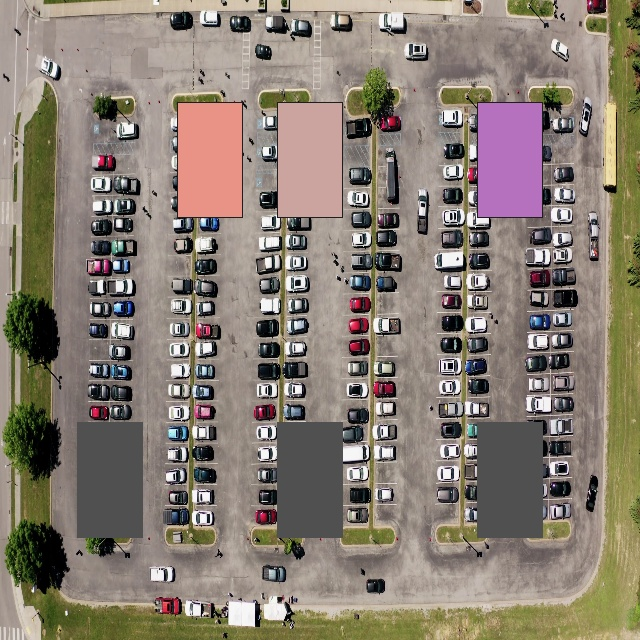
#> input picture data/parking_dataset/images/train/parking_sample_001.jpg, 640 x 640 px; its folder holds 4 pictures in this run
$ python data_augmentation.py
#> lines starting #> are read from the running program, lines starting #| are printed output that depends on the picture
"""
Data Augmentation Script
Expands parking dataset with transformations to improve model generalization
"""

import os
import cv2
import numpy as np
from pathlib import Path
from typing import Tuple
import shutil


class DataAugmenter:
    def __init__(self, output_dir: str = "data/parking_dataset_augmented"):
        self.output_dir = output_dir
        os.makedirs(output_dir, exist_ok=True)

    def read_yolo_annotation(self, label_file: str) -> list:
        """Read YOLO format annotations"""
        annotations = []
        if os.path.exists(label_file):
            with open(label_file, 'r') as f:
                for line in f:
                    parts = line.strip().split()
                    if len(parts) == 5:
                        annotations.append([float(x) for x in parts])
        return annotations

    def write_yolo_annotation(self, label_file: str, annotations: list):
        """Write YOLO format annotations"""
        os.makedirs(os.path.dirname(label_file), exist_ok=True)
        with open(label_file, 'w') as f:
            for ann in annotations:
                f.write(f"{int(ann[0])} {ann[1]:.6f} {ann[2]:.6f} {ann[3]:.6f} {ann[4]:.6f}\n")

    def augment_brightness(self, img: np.ndarray, factor: float = 0.7) -> np.ndarray:
        """Adjust brightness"""
        hsv = cv2.cvtColor(img, cv2.COLOR_BGR2HSV).astype(np.float32)
        hsv[:, :, 2] = hsv[:, :, 2] * factor
        hsv[:, :, 2] = np.clip(hsv[:, :, 2], 0, 255)
        return cv2.cvtColor(hsv.astype(np.uint8), cv2.COLOR_HSV2BGR)

    def augment_contrast(self, img: np.ndarray, factor: float = 1.3) -> np.ndarray:
        """Adjust contrast"""
        lab = cv2.cvtColor(img, cv2.COLOR_BGR2LAB).astype(np.float32)
        lab[:, :, 0] = np.clip(lab[:, :, 0] * factor, 0, 255)
        return cv2.cvtColor(lab.astype(np.uint8), cv2.COLOR_LAB2BGR)

    def augment_rotation(self, img: np.ndarray, annotations: list, angle: float = 15) -> Tuple[np.ndarray, list]:
        """Rotate image and adjust bounding boxes"""
        h, w = img.shape[:2]
        center = (w / 2, h / 2)
        matrix = cv2.getRotationMatrix2D(center, angle, 1.0)
        rotated = cv2.warpAffine(img, matrix, (w, h))

        # Transform annotations (simplified - keep same for small rotations)
        return rotated, annotations

    def augment_flip(self, img: np.ndarray, annotations: list, direction: str = "h") -> Tuple[np.ndarray, list]:
        """Flip image horizontally or vertically"""
        if direction == "h":
            flipped = cv2.flip(img, 1)  # Horizontal flip
            # Adjust x coordinates
            new_annotations = []
            for ann in annotations:
                new_ann = ann.copy()
                new_ann[1] = 1.0 - ann[1]  # Mirror x_center
                new_annotations.append(new_ann)
        else:
            flipped = cv2.flip(img, 0)  # Vertical flip
            new_annotations = []
            for ann in annotations:
                new_ann = ann.copy()
                new_ann[2] = 1.0 - ann[2]  # Mirror y_center
                new_annotations.append(new_ann)

        return flipped, new_annotations

    def augment_blur(self, img: np.ndarray, kernel_size: int = 5) -> np.ndarray:
        """Add Gaussian blur"""
        return cv2.GaussianBlur(img, (kernel_size, kernel_size), 0)

    def augment_noise(self, img: np.ndarray, noise_level: float = 0.05) -> np.ndarray:
        """Add Gaussian noise"""
        noise = np.random.normal(0, noise_level * 255, img.shape).astype(np.uint8)
        return cv2.add(img, noise)

    def augment_hsv(self, img: np.ndarray, h_shift: int = 15, s_factor: float = 0.7, v_factor: float = 0.8) -> np.ndarray:
        """Adjust HSV values"""
        hsv = cv2.cvtColor(img, cv2.COLOR_BGR2HSV).astype(np.float32)

        # Hue rotation
        hsv[:, :, 0] = (hsv[:, :, 0] + h_shift) % 180

        # Saturation
        hsv[:, :, 1] = np.clip(hsv[:, :, 1] * s_factor, 0, 255)

        # Value
        hsv[:, :, 2] = np.clip(hsv[:, :, 2] * v_factor, 0, 255)

        return cv2.cvtColor(hsv.astype(np.uint8), cv2.COLOR_HSV2BGR)

    def augment_dataset(self, source_dir: str = "data/parking_dataset", augmentations_per_image: int = 5):
        """Apply multiple augmentations to expand dataset"""
#> called with source_dir = 'data/parking_dataset', augmentations_per_image = 5

        # Copy original structure
        train_img_src = os.path.join(source_dir, "images", "train")
        train_label_src = os.path.join(source_dir, "labels", "train")
        val_img_src = os.path.join(source_dir, "images", "val")
        val_label_src = os.path.join(source_dir, "labels", "val")

        train_img_dst = os.path.join(self.output_dir, "images", "train")
        train_label_dst = os.path.join(self.output_dir, "labels", "train")
        val_img_dst = os.path.join(self.output_dir, "images", "val")
        val_label_dst = os.path.join(self.output_dir, "labels", "val")

        os.makedirs(train_img_dst, exist_ok=True)
        os.makedirs(train_label_dst, exist_ok=True)
        os.makedirs(val_img_dst, exist_ok=True)
        os.makedirs(val_label_dst, exist_ok=True)

        # Copy original validation data (don't augment)
        print("[INFO] Copying validation dataset...")
        for file in os.listdir(val_img_src):
            if file.lower().endswith(('.jpg', '.png')):
                shutil.copy(os.path.join(val_img_src, file), os.path.join(val_img_dst, file))
                label_file = file.rsplit('.', 1)[0] + '.txt'
                shutil.copy(
                    os.path.join(val_label_src, label_file),
                    os.path.join(val_label_dst, label_file)
                )

        # Augment training data
        print("[INFO] Augmenting training dataset...")
        image_files = [f for f in os.listdir(train_img_src) if f.lower().endswith(('.jpg', '.png'))]

        total_images = len(image_files)
        counter = 0

        for image_file in image_files:
            image_path = os.path.join(train_img_src, image_file)
            label_file = image_file.rsplit('.', 1)[0] + '.txt'
            label_path = os.path.join(train_label_src, label_file)

            img = cv2.imread(image_path)
#> img is the input picture: shape (640, 640, 3); mean B, G, R 114.5, 126.1, 136.7
            if img is None:
                continue

            annotations = self.read_yolo_annotation(label_path)
            file_base = image_file.rsplit('.', 1)[0]
            ext = image_file.rsplit('.', 1)[1]

            # Save original
            cv2.imwrite(os.path.join(train_img_dst, image_file), img)
            self.write_yolo_annotation(os.path.join(train_label_dst, label_file), annotations)

            # Apply augmentations
            augmentation_ops = [
                ("brightness_down", lambda im: self.augment_brightness(im, 0.7), annotations),
                ("brightness_up", lambda im: self.augment_brightness(im, 1.3), annotations),
                ("contrast_up", lambda im: self.augment_contrast(im, 1.3), annotations),
                ("blur", lambda im: self.augment_blur(im), annotations),
                ("noise", lambda im: self.augment_noise(im), annotations),
                ("hsv_shift", lambda im: self.augment_hsv(im), annotations),
                ("flip_h", lambda im: self.augment_flip(im, annotations, "h")[0],
                 self.augment_flip(img, annotations, "h")[1]),
                ("flip_v", lambda im: self.augment_flip(im, annotations, "v")[0],
                 self.augment_flip(img, annotations, "v")[1]),
            ]
#> in augment_flip, `flipped = cv2.flip(img, 1)`:
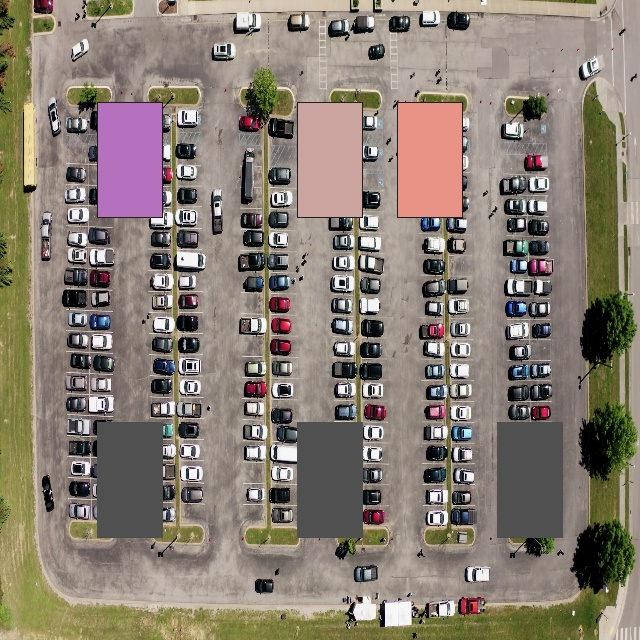
#> flipped: shape (640, 640, 3); mean B, G, R 114.5, 126.1, 136.7
#> call 2 of augment_flip, with direction = 'v'
#> in augment_flip (call 2), `flipped = cv2.flip(img, 0)`:
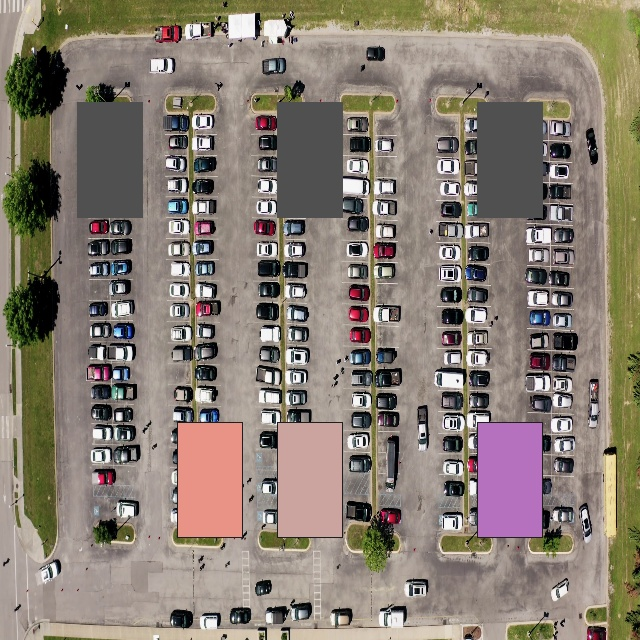
#> flipped: shape (640, 640, 3); mean B, G, R 114.5, 126.1, 136.7

            for idx, (aug_name, aug_func, aug_annot) in enumerate(augmentation_ops[:augmentations_per_image]):
                if isinstance(aug_func, tuple):
                    continue

                try:
                    if "flip" in aug_name:
                        # Handle flip separately as it returns both image and annotations
                        aug_img = aug_func(img)
                        aug_label = aug_annot
                    else:
                        aug_img = aug_func(img)
                        aug_label = aug_annot

                    aug_filename = f"{file_base}_{aug_name}.{ext}"
                    aug_labelname = f"{file_base}_{aug_name}.txt"

                    cv2.imwrite(os.path.join(train_img_dst, aug_filename), aug_img)
                    self.write_yolo_annotation(os.path.join(train_label_dst, aug_labelname), aug_label)
                except Exception as e:
                    print(f"[WARNING] Failed to augment {image_file} with {aug_name}: {e}")
#> this loop made 5 passes
#> (aug_name, aug_filename, aug_labelname) on passes 1 to 5: ('brightness_down', 'parking_sample_001_brightness_down.jpg', 'parking_sample_001_brightness_down.txt'), ('brightness_up', 'parking_sample_001_brightness_up.jpg', 'parking_sample_001_brightness_up.txt'), ('contrast_up', 'parking_sample_001_contrast_up.jpg', 'parking_sample_001_contrast_up.txt'), ('blur', 'parking_sample_001_blur.jpg', 'parking_sample_001_blur.txt'), ('noise', 'parking_sample_001_noise.jpg', 'parking_sample_001_noise.txt')
#> pass 1, in augment_brightness, `hsv = cv2.cvtColor(img, cv2.COLOR_BGR2HSV).astype(np.float32)`:
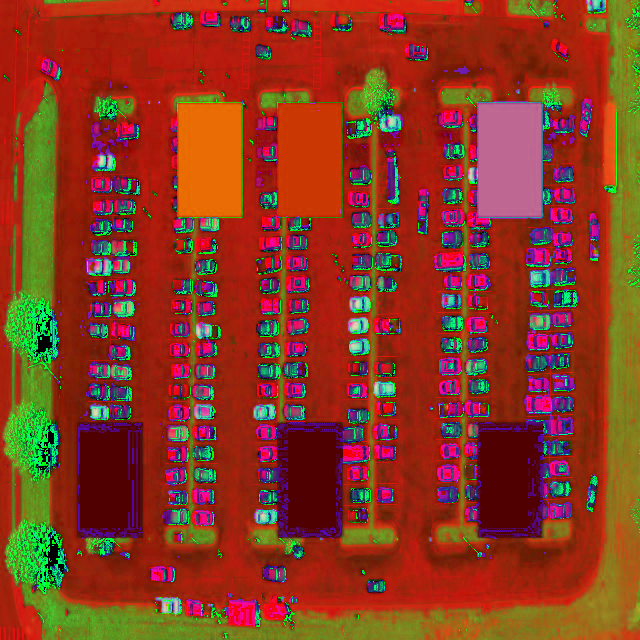
#> hsv: shape (640, 640, 3) float32; mean B, G, R 33.2, 58.3, 138.3
#> pass 1, in augment_dataset, `aug_img = aug_func(img)`:
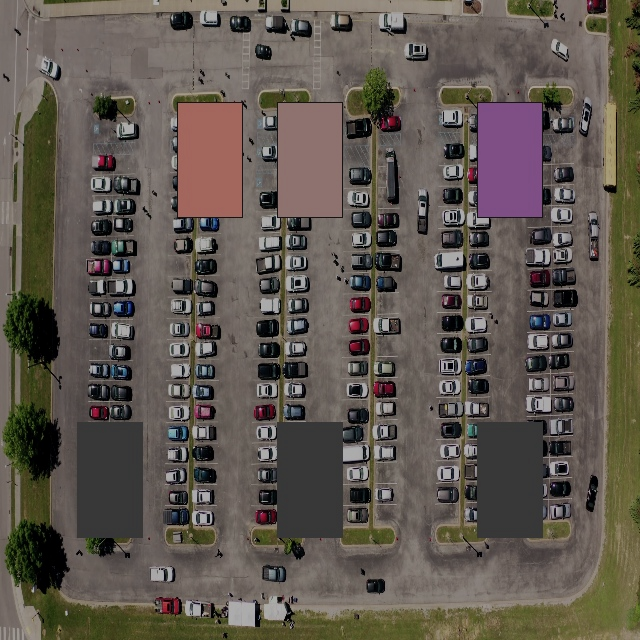
#> aug_img: shape (640, 640, 3); mean B, G, R 79.4, 87.4, 95.2
#> pass 2, in augment_dataset, `aug_img = aug_func(img)`:
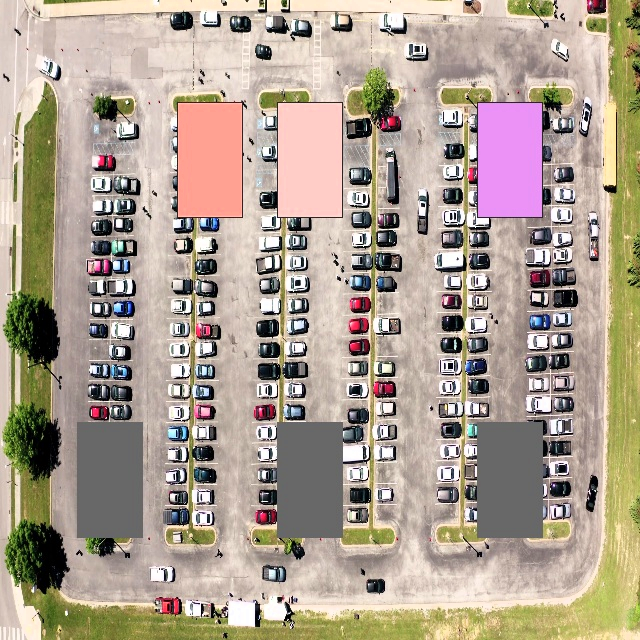
#> aug_img: shape (640, 640, 3); mean B, G, R 145.1, 160, 173.7
#> pass 3, in augment_contrast, `lab = cv2.cvtColor(img, cv2.COLOR_BGR2LAB).astype(np.float32)`:
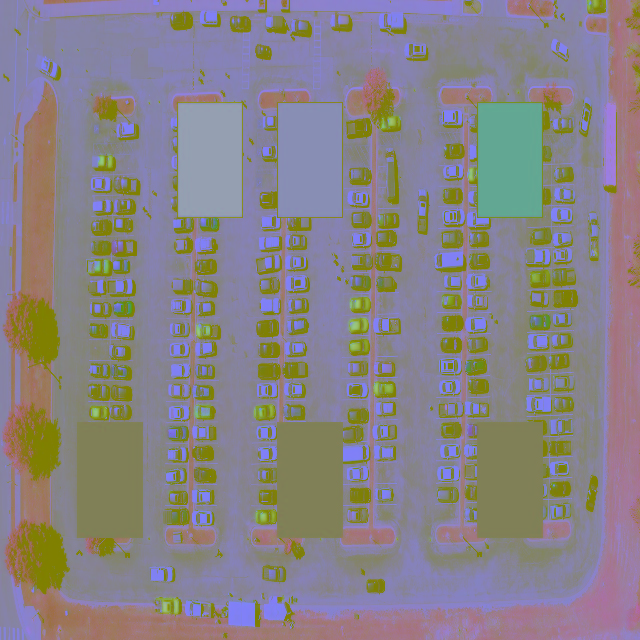
#> lab: shape (640, 640, 3) float32; mean B, G, R 135, 130.1, 136

            counter += 1
            if counter % 5 == 0:
                print(f"  Processed {counter}/{total_images} images...")
#> pass 2 of the loop in augment_dataset, `for image_file in image_files:`:
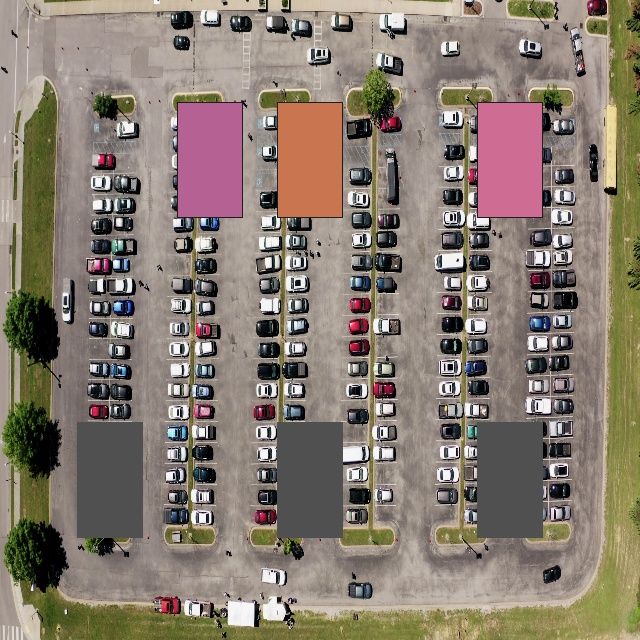
#> input picture data/parking_dataset/images/train/parking_sample_002.jpg, 640 x 640 px
#> in augment_dataset, img is the input picture: shape (640, 640, 3); mean B, G, R 112.4, 124.2, 136
#> annotations = []
#> the loop in augment_dataset, `for idx, (aug_name, aug_func, aug_annot) in enumerate(augmentation_ops..` made 5 passes
#> (aug_name, aug_filename, aug_labelname) on passes 1 to 4: ('brightness_down', 'parking_sample_002_brightness_down.jpg', 'parking_sample_002_brightness_down.txt'), ('brightness_up', 'parking_sample_002_brightness_up.jpg', 'parking_sample_002_brightness_up.txt'), ('contrast_up', 'parking_sample_002_contrast_up.jpg', 'parking_sample_002_contrast_up.txt'), ('blur', 'parking_sample_002_blur.jpg', 'parking_sample_002_blur.txt')
#> pass 1, in augment_dataset, `aug_img = aug_func(img)`:
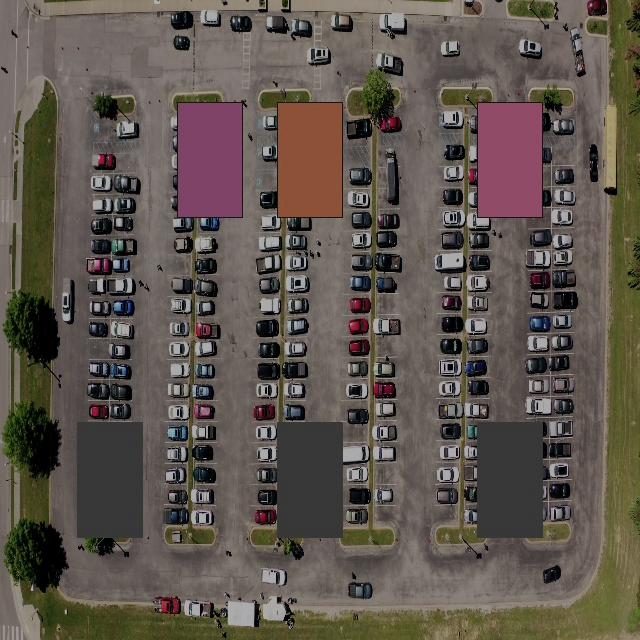
#> aug_img: shape (640, 640, 3); mean B, G, R 78, 86.1, 94.7
#> pass 3, in augment_contrast (call 2), `lab = cv2.cvtColor(img, cv2.COLOR_BGR2LAB).astype(np.float32)`:
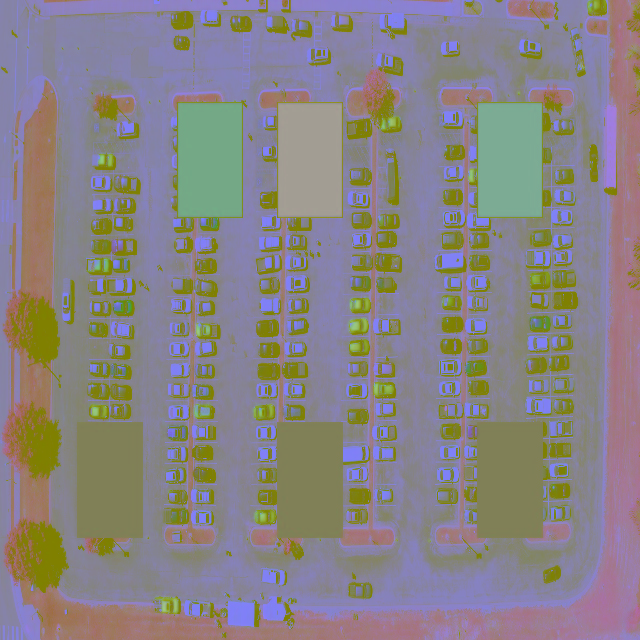
#> lab: shape (640, 640, 3) float32; mean B, G, R 133.6, 130.6, 136.3
#> pass 3 of the loop in augment_dataset, `for image_file in image_files:`:
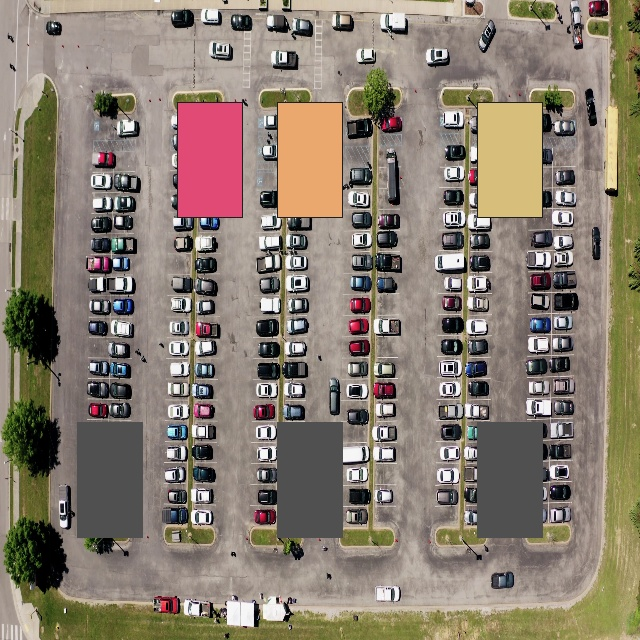
#> input picture data/parking_dataset/images/train/parking_sample_003.jpg, 640 x 640 px
#> in augment_dataset, img is the input picture: shape (640, 640, 3); mean B, G, R 112, 125.9, 137.4
#> the loop in augment_dataset, `for idx, (aug_name, aug_func, aug_annot) in enumerate(augmentation_ops..` made 5 passes
#> (aug_name, aug_filename, aug_labelname) on passes 1 to 4: ('brightness_down', 'parking_sample_003_brightness_down.jpg', 'parking_sample_003_brightness_down.txt'), ('brightness_up', 'parking_sample_003_brightness_up.jpg', 'parking_sample_003_brightness_up.txt'), ('contrast_up', 'parking_sample_003_contrast_up.jpg', 'parking_sample_003_contrast_up.txt'), ('blur', 'parking_sample_003_blur.jpg', 'parking_sample_003_blur.txt')
#> pass 1, in augment_dataset, `aug_img = aug_func(img)`:
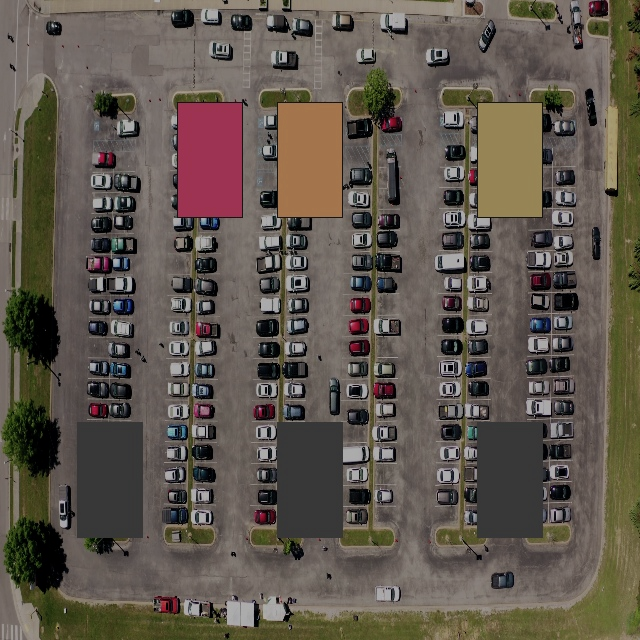
#> aug_img: shape (640, 640, 3); mean B, G, R 77.6, 87.3, 95.7
#> pass 3, in augment_contrast (call 3), `lab = cv2.cvtColor(img, cv2.COLOR_BGR2LAB).astype(np.float32)`:
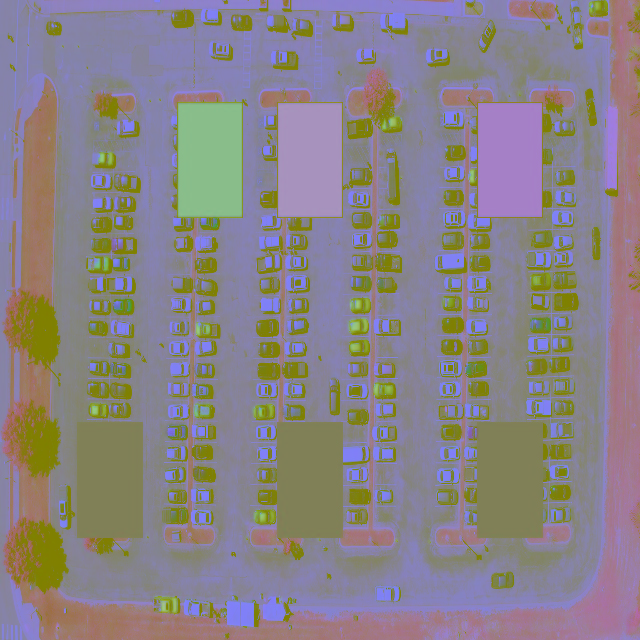
#> lab: shape (640, 640, 3) float32; mean B, G, R 135.1, 130.1, 137.4
#> the loop made 4 passes; the first 3 are shown

        print(f"\n[SUCCESS] Dataset augmentation complete!")
        print(f"Augmented dataset saved to: {self.output_dir}")
        print(f"Original images: {total_images}")
        print(f"Augmented dataset size: ~{total_images * (1 + augmentations_per_image)} images")


def main():
    augmenter = DataAugmenter()
    augmenter.augment_dataset(source_dir="data/parking_dataset", augmentations_per_image=5)


if __name__ == "__main__":
    main()
